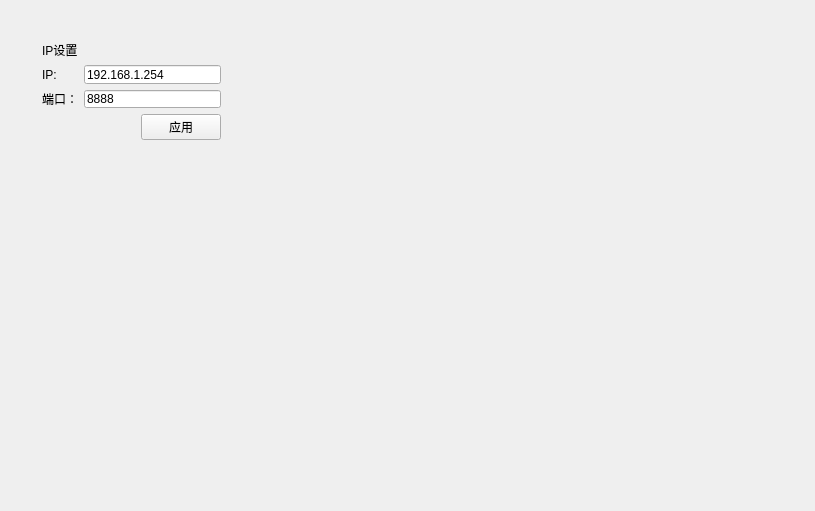
<?xml version="1.0" encoding="UTF-8"?>
<ui version="4.0">
 <class>SysWindow</class>
 <widget class="QWidget" name="SysWindow">
  <property name="geometry">
   <rect>
    <x>0</x>
    <y>0</y>
    <width>815</width>
    <height>511</height>
   </rect>
  </property>
  <property name="windowTitle">
   <string>Form</string>
  </property>
  <layout class="QGridLayout" name="gridLayout">
   <item row="0" column="1">
    <widget class="QWidget" name="widget_2" native="true"/>
   </item>
   <item row="5" column="0">
    <widget class="QWidget" name="widget_3" native="true"/>
   </item>
   <item row="5" column="1">
    <widget class="QWidget" name="widget_4" native="true"/>
   </item>
   <item row="0" column="0">
    <widget class="QWidget" name="ipWig" native="true">
     <property name="styleSheet">
      <string notr="true"/>
     </property>
     <widget class="QWidget" name="">
      <property name="geometry">
       <rect>
        <x>31</x>
        <y>30</y>
        <width>179</width>
        <height>99</height>
       </rect>
      </property>
      <layout class="QVBoxLayout" name="verticalLayout">
       <item>
        <widget class="QLabel" name="label_3">
         <property name="text">
          <string>IP设置</string>
         </property>
        </widget>
       </item>
       <item>
        <layout class="QGridLayout" name="gridLayout_2">
         <item row="0" column="0">
          <widget class="QLabel" name="label">
           <property name="text">
            <string>IP:</string>
           </property>
          </widget>
         </item>
         <item row="0" column="1">
          <widget class="QLineEdit" name="ipEdit">
           <property name="text">
            <string>192.168.1.254</string>
           </property>
          </widget>
         </item>
         <item row="1" column="0">
          <widget class="QLabel" name="label_2">
           <property name="text">
            <string>端口：</string>
           </property>
          </widget>
         </item>
         <item row="1" column="1">
          <widget class="QLineEdit" name="portEdit">
           <property name="text">
            <string>8888</string>
           </property>
          </widget>
         </item>
        </layout>
       </item>
       <item>
        <layout class="QHBoxLayout" name="horizontalLayout">
         <item>
          <spacer name="horizontalSpacer">
           <property name="orientation">
            <enum>Qt::Horizontal</enum>
           </property>
           <property name="sizeHint" stdset="0">
            <size>
             <width>40</width>
             <height>20</height>
            </size>
           </property>
          </spacer>
         </item>
         <item>
          <widget class="QPushButton" name="pushButton">
           <property name="text">
            <string>应用</string>
           </property>
          </widget>
         </item>
        </layout>
       </item>
      </layout>
     </widget>
    </widget>
   </item>
  </layout>
 </widget>
 <resources/>
 <connections/>
</ui>
